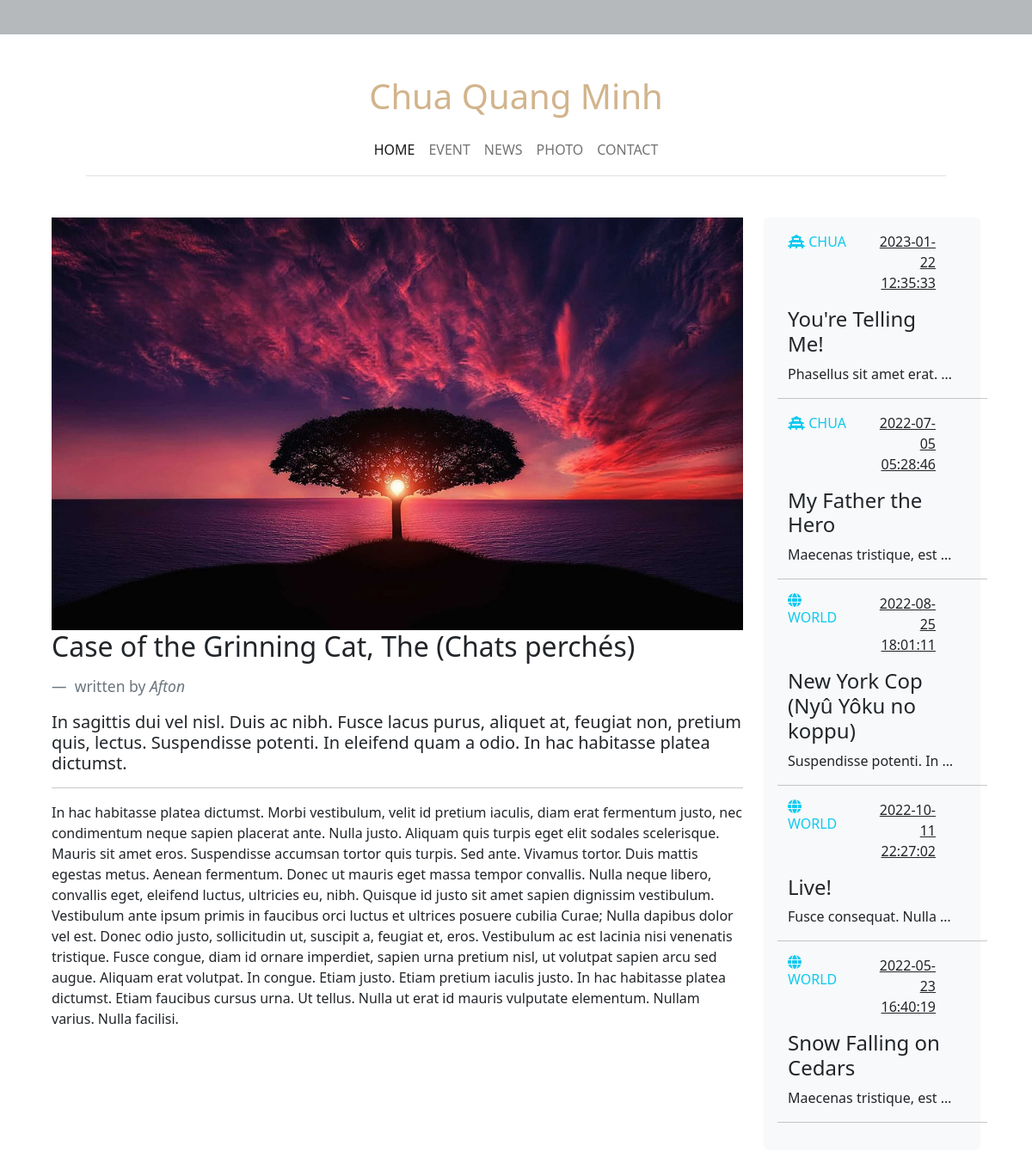
The page /article?newsID=3 on the database its author committed.
### tables this page shows
CREATE TABLE News
(
    newsID      INT AUTO_INCREMENT NOT NULL PRIMARY KEY,
    title       VARCHAR(255),
    author      VARCHAR(255),
    description VARCHAR(500),
    paragraph   TEXT,
    timeUpdated TIMESTAMP,
    saveDraft   BOOLEAN,
    banner      VARCHAR(500),
    newsTypeID  INT                NOT NULL,
    FOREIGN KEY (newsTypeID) REFERENCES NewsType (newsTypeID)
);

CREATE TABLE NewsType
(
    newsTypeID INT AUTO_INCREMENT NOT NULL PRIMARY KEY,
    typeName   VARCHAR(255),
    icon       VARCHAR(255)
);

### model/ArticleModel.php (called while the page is built, shortened)
<?php
$newsID = $_GET['newsID'];
$getArticle = "SELECT * FROM News WHERE newsID = $newsID";
$ArticleModel = new ArticleModel();

### controller/ArticleController.php (called while the page is built, shortened)
<?php
$articleResult = $conn->query($getArticle);
$allActicles = $conn->query($ArticleModel->allArticles);

### view/article.php (the view, shortened to what this page needs)
<?php
require("rootPath.php");
require $rootPath . "model/ArticleModel.php";
require $rootPath . "controller/ArticleController.php";
?>
<div class="container-fluid">
    <?php
    while ($row = $articleResult->fetch(PDO::FETCH_ASSOC)) {
    ?>
    <div class="row">
        <div class="col-9">
            <br>
            <div class="bg-image"
                 style="background-image: url('assets/banner/<?php echo $row['banner'] ?>');">
            </div>
            <blockquote class="blockquote">
                <h2 class="mb-0"><?php echo $row['title'] ?></h2>
                <br>
                <footer class="blockquote-footer"> written by
                    <cite
                            title="Source Title"><?php echo $row['author'] ?>
                    </cite>
                </footer>
            </blockquote>
            <h5><?php echo $row['description'] ?></h5>
            <hr>
            <p><?php echo $row['paragraph'] ?></p>
        </div>
        <?php } ?>
        <aside class="col-3 blog-sidebar mt-4">
            <div class="p-3 mb-3 bg-light rounded">
                <div class="container bootstrap snippets">
                    <div class="row">
                        <?php
                        while ($row = $allActicles->fetch(PDO::FETCH_ASSOC)) {
                            ?>
                            <div class="row mb-3">
                                <div class="col-6">
                                    <a href="/article?newsID=<?php echo $row['newsID']; ?>" class="text-info">
                                        <i class="<?php echo $row['icon'] ?>"></i>
                                        <?php echo $row['typeName'] ?>
                                    </a>
                                </div>
                                <div class="col-6 text-end">
                                    <u> <?php echo $row['timeUpdated'] ?></u>
                                </div>
                            </div>
                            <a href="/article?newsID=<?php echo $row['newsID']; ?>" class="text-dark">
                                <h4><?php echo $row['title'] ?></h4>
                                <p class="text-truncate"><?php echo $row['description'] ?></p>
                            </a>
                            <hr/>
                        <?php } ?>
                    </div>
                </div>
            </div>
        </aside>
    </div>
</div>

### styles/index.css (style rules this page uses)
a { text-decoration: none; }
.bg-image { height: 30rem; object-fit: cover; background-size: 100% 100%; background-repeat: no-repeat; }

### rows shown on the page
news: banner (picture), title "Case of the Grinning Cat, The (Chats perchés)", author "Afton", description "In sagittis dui vel nisl. Duis ac nibh. Fusce lacus purus, aliquet at, feugiat non, pretium quis, lectus. Suspendisse potenti. In eleifend quam a odio. In hac habitasse platea dictumst.", paragraph "In hac habitasse platea dictumst. Morbi vestibulum, velit id pretium iaculis, diam erat fermentum justo, nec condimentum neque sapien placerat ante. Nulla justo. Aliquam quis turpis eget elit sodales scelerisque. Mauris sit amet eros. Suspendisse accumsan tortor quis turpis. Sed ante. Vivamus tortor. Duis mattis egestas metus. Aenean fermentum. Donec ut mauris eget massa tempor convallis. Nulla neque libero, convallis eget, eleifend luctus, ultricies eu, nibh. Quisque id justo sit amet sapien dignissim vestibulum. Vestibulum ante ipsum primis in faucibus orci luctus et ultrices posuere cubilia Curae; Nulla dapibus dolor vel est. Donec odio justo, sollicitudin ut, suscipit a, feugiat et,…"
news: newsTypeID.typeName "CHUA", timeUpdated "2023-01-22 12:35:33", title "You're Telling Me!", description "Phasellus sit amet erat.…"
news: newsTypeID.typeName "CHUA", timeUpdated "2022-07-05 05:28:46", title "My Father the Hero", description "Maecenas tristique, est…"
news: newsTypeID.typeName "WORLD", timeUpdated "2022-08-25 18:01:11", title "New York Cop (Nyû Yôku no koppu)", description "Suspendisse potenti. In…"
news: newsTypeID.typeName "WORLD", timeUpdated "2022-10-11 22:27:02", title "Live!", description "Fusce consequat. Nulla…"
news: newsTypeID.typeName "WORLD", timeUpdated "2022-05-23 16:40:19", title "Snow Falling on Cedars", description "Maecenas tristique, est…"
